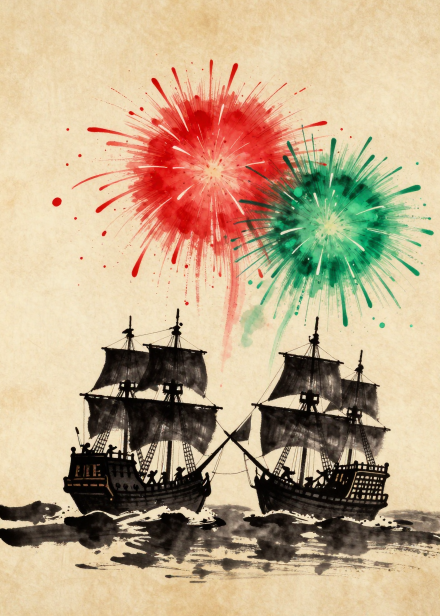
#> input picture boarding_canons_officers.png, 880 x 1232 px, given in place of talisman_singe_dore_1.png, which was not available (shown at 1/2 size)
$ python page.py
#> lines starting #> are read from the running program, lines starting #| are printed output that depends on the picture
### tools/art/v2/cards.py
"""Every distinct card face of À l'abordage (#1757). Counts, values and bonuses from
packages/engine/src/data.ts and the rulebook draft §3; wording from the rulebook draft."""
V = ["sabres", "voiles", "canons", "pistolets"]
LBL = {"sabres": "Sabres", "voiles": "Voiles", "canons": "Canons", "pistolets": "Pistolets"}
ONE = {"sabres": "Sabre", "voiles": "Voile", "canons": "Canon", "pistolets": "Pistolet"}


def recruit(asset, title, n, value, k):
    return dict(key=asset, art=f"recruit_{asset}", family="recrue", title=title, count=n, pips=[value] * k,
                effect=f"+{k} {ONE[value] if k == 1 else LBL[value]}", bonus=None, bonus_text=None)


CARDS = [
    dict(key="capitaine", art="recruit_capitaine", family="recrue", title="Capitaine", count=4, pips=V,
         effect="+1 dans chaque valeur. Un seul Capitaine par navire.", bonus=None, bonus_text=None),
    recruit("matelot", "Matelot", 11, "sabres", 1),
    recruit("matelots", "Matelots", 7, "sabres", 2),
    recruit("navigateur", "Navigateur", 11, "voiles", 1),
    recruit("maitre_voilier", "Maître Voilier", 7, "voiles", 2),
    recruit("canonnier", "Canonnier", 11, "canons", 1),
    recruit("maitre_canonnier", "Maître Canonnier", 7, "canons", 2),
    recruit("officier", "Officier", 11, "pistolets", 1),
    recruit("quartier_maitre", "Quartier-maître", 7, "pistolets", 2),
]
for v in V:
    CARDS.append(dict(key=f"pillage_{v}", art=f"raid_{v}", family="pillage", title="Pillage", count=2, pips=[],
                      effect="Piochez 1 trésor.", bonus=v, bonus_text="Piochez-en 2.", threshold="4+"))

# (profile, bonus, mode) exactly as the rulebook §3.2 table
BOARD = [
    (["canons", "pistolets"], "voiles", "1"), (["canons", "sabres"], "pistolets", "1"),
    (["pistolets", "voiles"], "canons", "1"), (["pistolets", "sabres"], "canons", "1"),
    (["voiles", "sabres"], "canons", "1"), (["canons", "pistolets", "voiles"], "sabres", "1"),
    (["canons", "pistolets", "sabres"], "voiles", "1"), (["canons", "voiles", "sabres"], "pistolets", "1"),
    (["pistolets", "voiles", "sabres"], "canons", "1"), (["canons", "voiles"], "pistolets", "2"),
    (["canons", "pistolets", "voiles"], "sabres", "2"), (["canons", "pistolets", "sabres"], "voiles", "2"),
    (["voiles", "sabres"], "canons", "2"),
]
for p, b, m in BOARD:
    key = f"abordage_{m}c{m}_" + "_".join(p)
    CARDS.append(dict(key=key, art=key, family="abordage", title="Abordage", count=1, pips=p, mode=m, bonus=b,
                      threshold="4+" if m == "1" else "8+",
                      effect=("Désignez un navire : le plus haut total gagne et vole 1 trésor." if m == "1" else
                              "Désignez un partenaire : chaque gagnant vole 1 trésor à un perdant différent."),
                      bonus_text="2 trésors."))

CORNERS = [("hg", "Coin Haut-Gauche"), ("hd", "Coin Haut-Droit"), ("bg", "Coin Bas-Gauche"), ("bd", "Coin Bas-Droit")]
for k, t in CORNERS:
    CARDS.append(dict(key=f"coin_{k}", art="map", crop=k, family="coin", title=t, count=5, pips=[], bonus=None, bonus_text=None,
                      effect="Réunissez les 4 coins différents pour gagner."))

CURSES = [
    ("kraken", "Libérez le Kraken", "canons", "abordage", "Un abordage est lancé : volez 1 Recrue à l'initiateur.", "Volez-en 2."),
    ("tourbillon", "Tourbillon", "pistolets", "revelation", "Événements révélés : chaque autre joueur défausse 1 Recrue de son choix.", "Vous choisissez la Recrue."),
    ("ile_brumeuse", "Île Brumeuse", "voiles", "defense", "Vous êtes en défense : vous vous échappez.", "Volez aussi 1 Recrue à l'initiateur."),
    ("tempete", "Tempête en Bouteille", "sabres", "revelation", "Événements révélés : vous devenez Maître du Vent.", "Piochez aussi 1 trésor."),
    ("bateau_fantome", "Bateau Fantôme", "pistolets", "pillage", "Un autre joueur pille : volez-lui 1 trésor par trésor pioché.", "Volez-en 1 de plus."),
]
for k, t, b, trig, e, bt in CURSES:
    CARDS.append(dict(key=f"curse_{k}", art=f"curse_{k}", family="malediction", title=t, count=2, pips=[], bonus=b,
                      threshold="4+", trigger=trig, effect=e, bonus_text=bt))

TALISMANS = [
    ("singe_dore", "Singe Doré", 1, "Si volé : nommez un coin et un joueur ; s'il le détient, il vous le remet.", "sabres", "Interrogez 2 joueurs."),
    ("longue_vue", "Longue-vue", 2, "Si volé : regardez en secret tous les trésors d'un joueur.", None, None),
    ("coffre_piege", "Coffre Piégé", 2, "Si volé : le voleur défausse 1 de ses Recrues.", None, None),
    ("bijou_maudit", "Bijou Maudit", 2, "Si volé : piochez 1 trésor.", None, None),
]
for k, t, n, e, b, bt in TALISMANS:
    CARDS.append(dict(key=f"talisman_{k}", art=f"talisman_{k}", family="talisman", title=t, count=n, pips=[], bonus=b,
                      threshold="4+" if b else None, trigger="vol", effect=e, bonus_text=bt))
for v in V:
    CARDS.append(dict(key=f"talisman_contre_{v}", art=f"talisman_contre_{v}", family="talisman", title="Contre-Abordage",
                      count=1, pips=[v], bonus=None, bonus_text=None, trigger="vol",
                      effect=f"Si volé : abordez aussitôt qui vous voulez, sur les seuls {LBL[v]}. Ni malédiction, ni bonus."))

assert sum(c["count"] for c in CARDS) == 138, sum(c["count"] for c in CARDS)
assert sum(c["count"] for c in CARDS if c["family"] in ("recrue", "pillage", "abordage")) == 97


# not part of the 138: the role card and its token
EXTRA = [dict(key="maitre_du_vent", art="master_of_winds", family="role", title="Maître du Vent", count=1, pips=[],
              effect="Révèle les événements, choisit en premier, tranche les égalités. Le rôle tourne vers la gauche à chaque manche.",
              bonus=None, bonus_text=None)]

### tools/art/v2/round4/page.py
#!/usr/bin/env python3
"""Round 3 review page (#1757): redos with options to pick, then the whole deck with a note per card."""
import base64, glob, json, os, shutil, sys
sys.path.insert(0, '.'); sys.path.insert(0, 'r4')
from PIL import Image
from cards import CARDS, EXTRA
from opts4 import OPTS
R = 'review'; shutil.rmtree(R, ignore_errors=True); os.makedirs(R + '/i')
O = 'r4/out'
def th(src, name, w=520):
#> called with name = 'talisman_singe_dore_1', w = 520
    im = Image.open(src)
#> im is the input picture: PIL image 880x1232 RGB; mean R, G, B 191.9, 169.6, 138.9
    if im.mode in ('LA', 'RGBA'):
        bg = Image.new('RGB', im.size, '#F2EAD8'); bg.paste(im.convert('RGB'), (0, 0), im.getchannel('A')); im = bg
    im = im.convert('RGB'); im.resize((w, int(im.height * w / im.width)), Image.LANCZOS).save(f'{R}/i/{name}.jpg', quality=84)
#> after `im = im.convert('RGB')`:
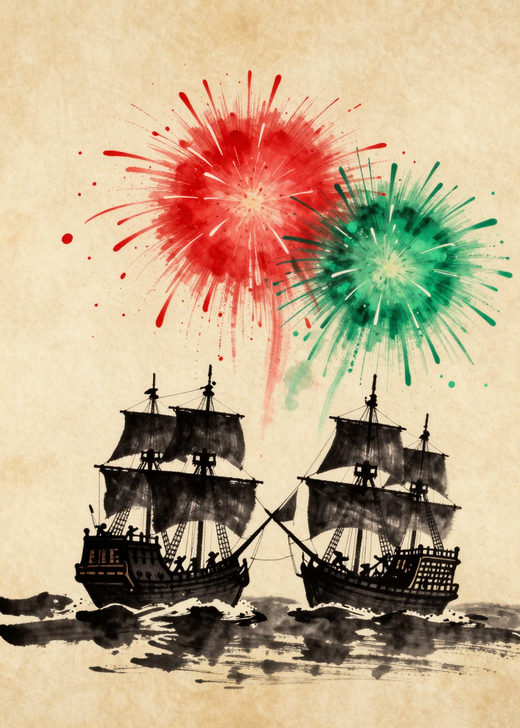
#> saved as talisman_singe_dore_1.jpg: PIL image 520x728 RGB; mean R, G, B 191.9, 169.6, 138.9
    return f'i/{name}.jpg'
T = {c['key']: c['title'] for c in CARDS + EXTRA}
WHY = {
 'talisman_singe_dore': 'Même recette que les Contre-Abordage validés : l’objet seul, lavis d’une couleur et contour noir, grand dans l’ensō. Statue en or complète, socle compris.',
 'talisman_longue_vue': 'Même recette. Trois tubes qui s’affinent, lentille large d’un côté, oculaire de l’autre.',
 'talisman_coffre_piege': 'Même recette, en brun bois : des dents de piège à loup dans l’ouverture du coffre (règle de la bible).',
}
redo = []
for k, os_ in OPTS.items():
    if k.startswith('back'): continue
    vs = [{'v': i, 'card': th(f'{O}/options_cards/{k}_{i}.png', f'{k}_{i}'), 'plate': th(f'{O}/options/{k}_{i}.jpg', f'{k}_{i}_p')} for i in range(1, len(os_) + 1)]
#> call 2 of th, with src = 'r4/out/options/talisman_singe_dore_1.jpg', name = 'talisman_singe_dore_1_p', w = 520
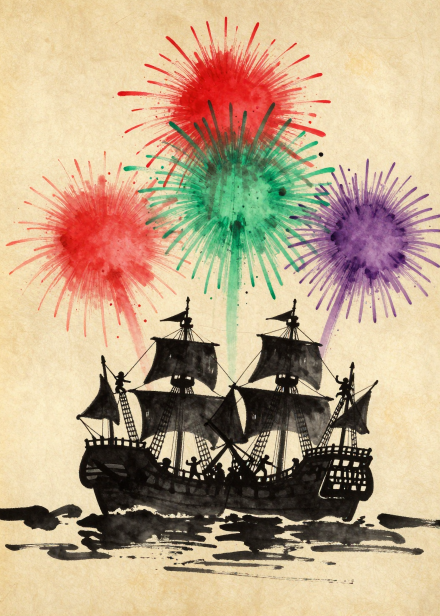
#> input picture boarding_canons_officers_sailors.png, 880 x 1232 px, given in place of talisman_singe_dore_1.jpg, which was not available (shown at 1/2 size)
#> in th, im is the input picture: PIL image 880x1232 RGB; mean R, G, B 190.4, 166.9, 137.7
#> in th (call 2), `im = im.convert('RGB')`:
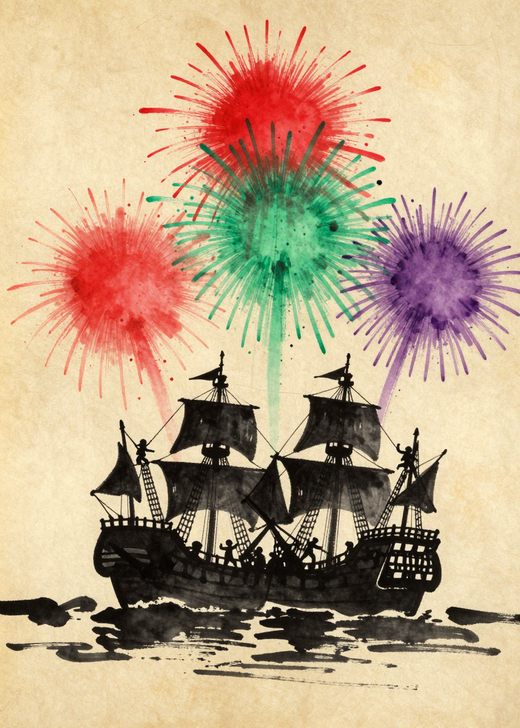
#> saved as talisman_singe_dore_1_p.jpg: PIL image 520x728 RGB; mean R, G, B 190.4, 166.9, 137.7
#> (the run stopped early here; a loop or call above may not have finished)
